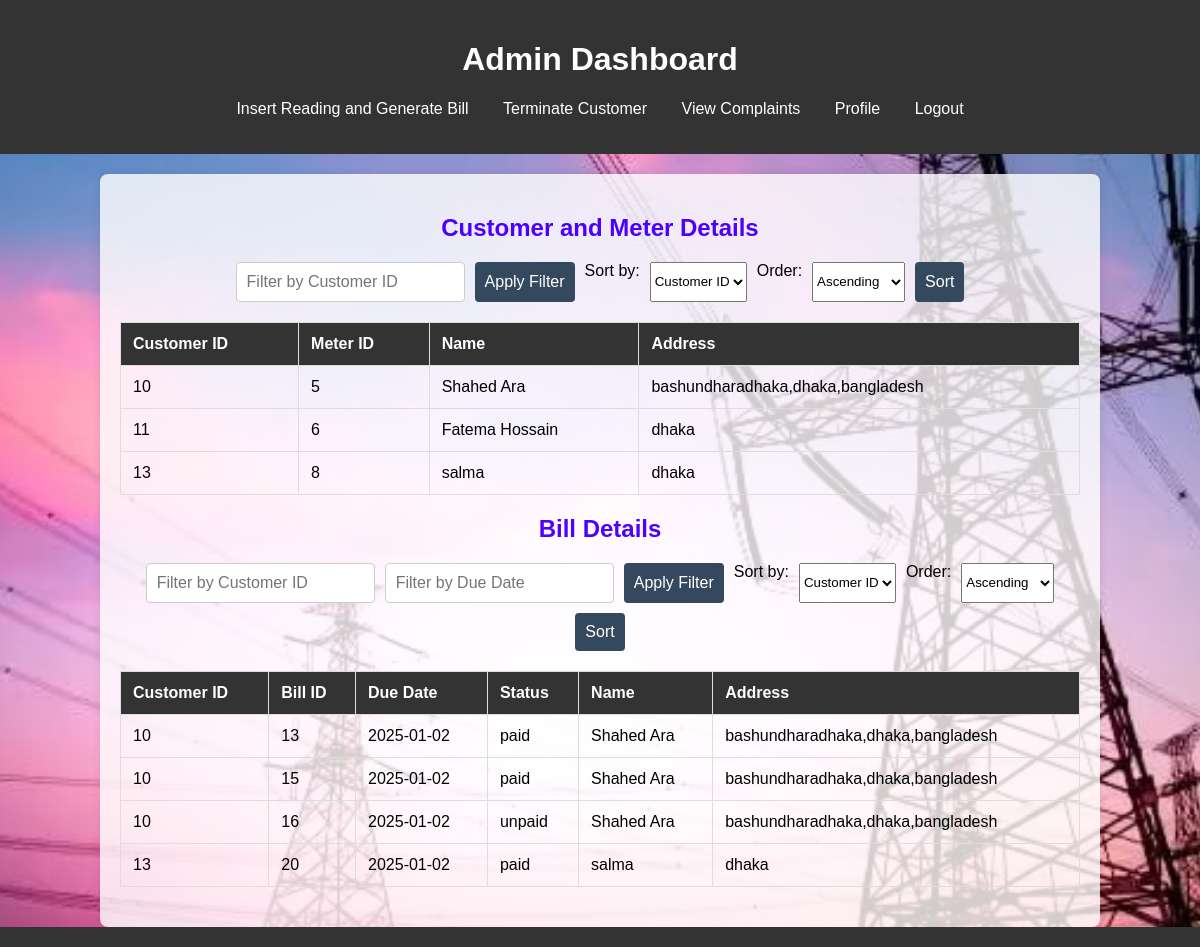
The page /admin_dashboard.php on the database its author committed.
### tables this page shows
CREATE TABLE `meters` (
  `meter_id` int(11) NOT NULL,
  `customer_id` int(11) DEFAULT NULL,
  `installation_date` date DEFAULT NULL,
  `status` varchar(50) DEFAULT NULL
);

CREATE TABLE `customers` (
  `customer_id` int(11) NOT NULL,
  `name` varchar(100) DEFAULT NULL,
  `email` varchar(100) DEFAULT NULL,
  `password` varchar(100) DEFAULT NULL,
  `address` varchar(255) DEFAULT NULL,
  `phone` varchar(20) DEFAULT NULL,
  `area_id` int(11) DEFAULT NULL
);

CREATE TABLE `bills` (
  `bill_id` int(11) NOT NULL,
  `customer_id` int(11) DEFAULT NULL,
  `amount` decimal(10,2) DEFAULT NULL,
  `due_date` date DEFAULT NULL,
  `status` varchar(50) DEFAULT NULL
);

### admin_dashboard.php (the view, shortened to what this page needs)
<?php
include 'db.php';
$order_by_meters = 'customer_id';
$order_meters = 'ASC';
$order_by_bills = 'customer_id';
$order_bills = 'ASC';
$customer_id_filter = '';
$due_date_filter = '';
$meters_query = "SELECT Meters.customer_id, meter_id, Customers.name, Customers.address
                 FROM Meters
                 JOIN Customers ON Meters.customer_id = Customers.customer_id
                 WHERE Meters.customer_id LIKE '%$customer_id_filter%'
                 ORDER BY $order_by_meters $order_meters";
$meters_result = $conn->query($meters_query);
$bills_query = "SELECT Bills.customer_id, bill_id, due_date, status, Customers.name, Customers.address
                FROM Bills
                JOIN Customers ON Bills.customer_id = Customers.customer_id
                WHERE Bills.customer_id LIKE '%$customer_id_filter%' AND due_date LIKE '%$due_date_filter%'
                ORDER BY $order_by_bills $order_bills";
$bills_result = $conn->query($bills_query);
?>
<!DOCTYPE html>
<html lang="en">
<head>
    <link rel="stylesheet" href="styles.css">
</head>
<body>
    <header>
        <h1>Admin Dashboard</h1>
        <nav>
            <ul>
                <li><a href="insert_reading.php">Insert Reading and Generate Bill</a></li>
                <li><a href="terminate_customer.php">Terminate Customer</a></li>
                <li><a href="admin_view_complaints.php">View Complaints</a></li>
                <li><a href="admin_profile.php">Profile</a></li>
                <li><a href="logout.php">Logout</a></li>
            </ul>
        </nav>
    </header>
    <main>
        <section>
            <h2>Customer and Meter Details</h2>
            <form method="GET" action="admin_dashboard.php">
                <input type="text" name="customer_id_filter" placeholder="Filter by Customer ID" value="<?php echo htmlspecialchars($customer_id_filter); ?>">
                <button type="submit">Apply Filter</button>
                <label for="order_by_meters">Sort by:</label>
                <select name="order_by_meters" id="order_by_meters">
                    <option value="customer_id" <?php echo $order_by_meters == 'customer_id' ? 'selected' : ''; ?>>Customer ID</option>
                </select>
                <label for="order_meters">Order:</label>
                <select name="order_meters" id="order_meters">
                    <option value="ASC" <?php echo $order_meters == 'ASC' ? 'selected' : ''; ?>>Ascending</option>
                </select>
                <button type="submit">Sort</button>
            </form>
            <table border="1">
                <tr>
                    <th>Customer ID</th>
                    <th>Meter ID</th>
                    <th>Name</th>
                    <th>Address</th>
                </tr>
                <?php
                if ($meters_result->num_rows > 0) {
                    while($row = $meters_result->fetch_assoc()) {
                        echo "<tr>";
                        echo "<td>" . $row['customer_id'] . "</td>";
                        echo "<td>" . $row['meter_id'] . "</td>";
                        echo "<td>" . $row['name'] . "</td>";
                        echo "<td>" . $row['address'] . "</td>";
                        echo "</tr>";
                    }
                } else {
                    echo "<tr><td colspan='4'>No data available</td></tr>";
                }
                ?>
            </table>
        </section>
        <section>
            <h2>Bill Details</h2>
            <form method="GET" action="admin_dashboard.php">
                <input type="text" name="customer_id_filter" placeholder="Filter by Customer ID" value="<?php echo htmlspecialchars($customer_id_filter); ?>">
                <input type="text" name="due_date_filter" placeholder="Filter by Due Date" value="<?php echo htmlspecialchars($due_date_filter); ?>">
                <button type="submit">Apply Filter</button>
                <label for="order_by_bills">Sort by:</label>
                <select name="order_by_bills" id="order_by_bills">
                    <option value="customer_id" <?php echo $order_by_bills == 'customer_id' ? 'selected' : ''; ?>>Customer ID</option>
                </select>
                <label for="order_bills">Order:</label>
                <select name="order_bills" id="order_bills">
                    <option value="ASC" <?php echo $order_bills == 'ASC' ? 'selected' : ''; ?>>Ascending</option>
                </select>
                <button type="submit">Sort</button>
            </form>
            <table border="1">
                <tr>
                    <th>Customer ID</th>
                    <th>Bill ID</th>
                    <th>Due Date</th>
                    <th>Status</th>
                    <th>Name</th>
                    <th>Address</th>
                </tr>
                <?php
                if ($bills_result->num_rows > 0) {
                    while($row = $bills_result->fetch_assoc()) {
                        echo "<tr>";
                        echo "<td>" . $row['customer_id'] . "</td>";
                        echo "<td>" . $row['bill_id'] . "</td>";
                        echo "<td>" . $row['due_date'] . "</td>";
                        echo "<td>" . $row['status'] . "</td>";
                        echo "<td>" . $row['name'] . "</td>";
                        echo "<td>" . $row['address'] . "</td>";
                        echo "</tr>";
                    }
                } else {
                    echo "<tr><td colspan='6'>No data available</td></tr>";
                }
                ?>
            </table>
        </section>
    </main>
    <footer>
    </footer>
</body>
</html>

### styles.css (style rules this page uses)
body { font-family: Arial, sans-serif; margin: 0; padding: 0; background-color: #f9f9f9; background-image: url('picture.jpg'); background-size: cover; background-repeat: no-repeat; background-attachment: fixed; background-position: center; }
header { background-color: #333; color: white; padding: 20px; text-align: center; }
nav ul { list-style-type: none; padding: 0; }
nav ul li { display: inline; margin: 0 15px; }
nav ul li a { color: white; text-decoration: none; }
main { padding: 20px; background: rgba(255, 255, 255, 0.8); border-radius: 8px; margin: 20px auto; width: 80%; box-shadow: 0 0 10px rgba(0, 0, 0, 0.1); }
h2 { color: #4c00ff; text-align: center; }
section { margin-bottom: 20px; }
footer { background-color: #333; color: white; text-align: center; padding: 10px; position: fixed; bottom: 0; width: 100%; }
table { width: 100%; border-collapse: collapse; margin: 20px 0; }
table, th, td { border: 1px solid #ddd; }
th, td { padding: 12px; text-align: left; }
th { background-color: #333; color: white; }
form { display: flex; flex-wrap: wrap; gap: 10px; justify-content: center; margin-bottom: 20px; }
input[type="text"], button { padding: 10px; font-size: 16px; border: 1px solid #ccc; border-radius: 4px; }
button { background-color: #34495e; color: white; border: none; cursor: pointer; }

### rows shown on the page
meters: customer "10", meter_id "5", customer.name "Shahed Ara", customer.address "bashundharadhaka,dhaka,bangladesh"
meters: customer "11", meter_id "6", customer.name "Fatema Hossain", customer.address "dhaka"
meters: customer "13", meter_id "8", customer.name "salma", customer.address "dhaka"
bills: customer "10", bill_id "13", due_date "2025-01-02", status "paid", customer.name "Shahed Ara", customer.address "bashundharadhaka,dhaka,bangladesh"
bills: customer "10", bill_id "15", due_date "2025-01-02", status "paid", customer.name "Shahed Ara", customer.address "bashundharadhaka,dhaka,bangladesh"
bills: customer "10", bill_id "16", due_date "2025-01-02", status "unpaid", customer.name "Shahed Ara", customer.address "bashundharadhaka,dhaka,bangladesh"
bills: customer "13", bill_id "20", due_date "2025-01-02", status "paid", customer.name "salma", customer.address "dhaka"
